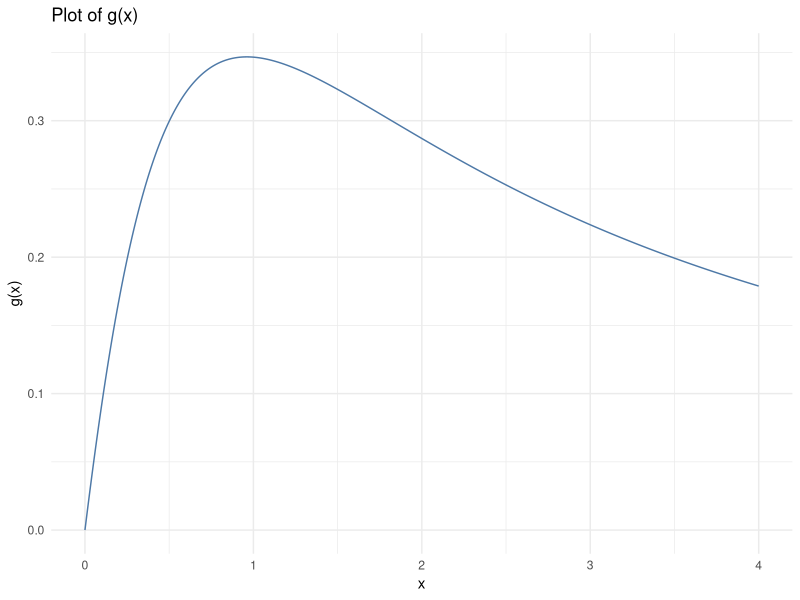
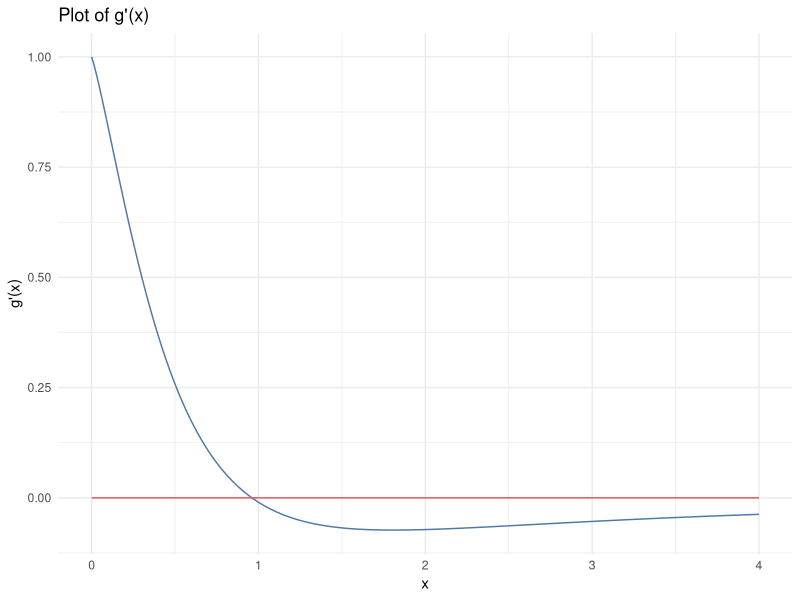

Source code (R) for these figures, in order: (Note: this script raises an error after producing the figures.)
## ---- chunk 1
knitr::opts_chunk$set(echo = TRUE)
## ---- chunk 2
library(ggplot2)
## ---- chunk 3
g <- function(x) {
  log(x + 1) / (x^(3/2) + 1)
}

x <- seq(0, 4, by = 0.01)
y <- sapply(x, g)
data <- data.frame(x_vals = x, y_vals = y)

ggplot(data, aes(x = x_vals, y = y_vals)) + 
  geom_line(col = "#4E79A7") + 
  labs(title = "Plot of g(x)", x = "x", y = "g(x)") +
  theme_minimal()
  
## ---- chunk 4
dg <- function(x){
  a <- (1/(x+1)*(x^(3/2) + 1) - log(x+1)*((3/2)*x^(1/2)))
  b <- (x^(3/2) + 1)^2
  return(a/b)
}

x_dg <- seq(0, 4, by = 0.01)
y_dg <- sapply(x_dg, dg)
data_dg <- data.frame(x_vals = x_dg, y_vals = y_dg)

ggplot(data_dg, aes(x = x_vals, y = y_vals)) + 
  geom_line(col = "#4E79A7") + 
  geom_line(y = 0, col = "#E15759") + 
  labs(title = "Plot of g'(x)", x = "x", y = "g'(x)") +
  theme_minimal()
## ---- chunk 5
bisection <- function(f, a, b, maxit = 1000, tol = 0.0001){
  
  if(sign(f(a) * f(b)) != sign(-1)){
    stop("Signs of f(a) and f(b) have to differ")
  }
  
  for(it in 1:maxit){
    c <- (a + b)/2
    
    if((b-a)/2 < tol){
      return(c(x = c, it = round(it)))
    }
    
    if(sign(f(c)) == sign(f(a))){
      a <- c
    } else{
      b <- c
    }
  }
  return(c(x = (a + b)/2), it = round(it))
}
## ---- chunk 6
bisection(f = dg, a = 0, b = 10)
## ---- chunk 7
bisection(f = dg, a = 2, b = 10)
## ---- chunk 8
secant <- function(f, x0, x1, maxit = 1000, tol = 0.0001){
  for(it in 1:maxit){
    
    denom <- (f(x1)-f(x0))/(x1-x0)
    if(denom == 0){
      stop("Division by zero detected. Method stopped.")
    }
    
    x2 <- x1 - f(x1)/denom
    
    if(abs(x2 - x1) < tol*abs(x2)){
      return(c(x = x2, it = round(it)))
    }
    
    x0 <- x1
    x1 <- x2
  }
  
  warning("Maximum number of iterations reached without convergence.")
  return(c(x = x2, it = round(it)))
}
## ---- chunk 9
secant(f = dg, x0 = 0, x1 = 1)
## ---- chunk 10
secant(f = dg, x0 = 0, x1 = 2)
## ---- chunk 11
#a.myvar
myvar <- function(x){
  n <- length(x)
  sum_x2 <- sum(x^2)
  sum_x_squared <- ((sum(x))^2)/n
  return((sum_x2-sum_x_squared)/(n-1))
}

## ---- chunk 12
#b.generate random numbers
x_random <- rnorm(10000,10^8,1)
## ---- chunk 13
 #calculate Yi
Yi <- numeric(length (x_random))

for (i in 1:length(x_random) ) {
  Xi <- x_random[1:i]
  Yi[i] <- myvar(Xi)-var(Xi)
}
#plot
i <- c(1:length(x_random))
# plot(i,Yi,type="p",col="blue",
#      main = "Difference between myvar and var",
#      xlab = "i",ylab = "Yi")
# grid()
plot_data <- cbind(i, Yi)
ggplot(plot_data, aes(x = i, y = Yi)) + 
  geom_point(col = "#4E79A7",alpha = 0.5) + 
  labs(title = "Difference between myvar and var", x = "Index", y = "Difference") + 
  theme_minimal()
## ---- chunk 14
#d.improved variance estimator

improved_myvar <- function(x){
  
  mean_x <- mean(x)
  sum_squared_difference <- sum((x-mean_x)^2) 
  n <- length(x)
  return(sum_squared_difference/(n-1))
  
}
improved_Yi <- numeric(length (x_random))

for (i in 1:length(x_random) ) {
  Xi <- x_random[1:i]
  improved_Yi[i] <- improved_myvar(Xi)-var(Xi)
}
#plot
i <- c(1:length(x_random))
# plot(i,improved_Yi,type="p",col="blue",
#      main = "Difference between myvar and var",
#      xlab = "i",ylab = "improved_Yi")
# grid()

plot_data <- cbind(i, improved_Yi)
ggplot(plot_data, aes(x = i, y = improved_Yi)) + 
  geom_point(col = "#4E79A7",size = 0.5, alpha = 0.5) + 
  labs(title = "Difference between myvar and var", x = "Index", y = "Difference") + 
  theme_minimal()
